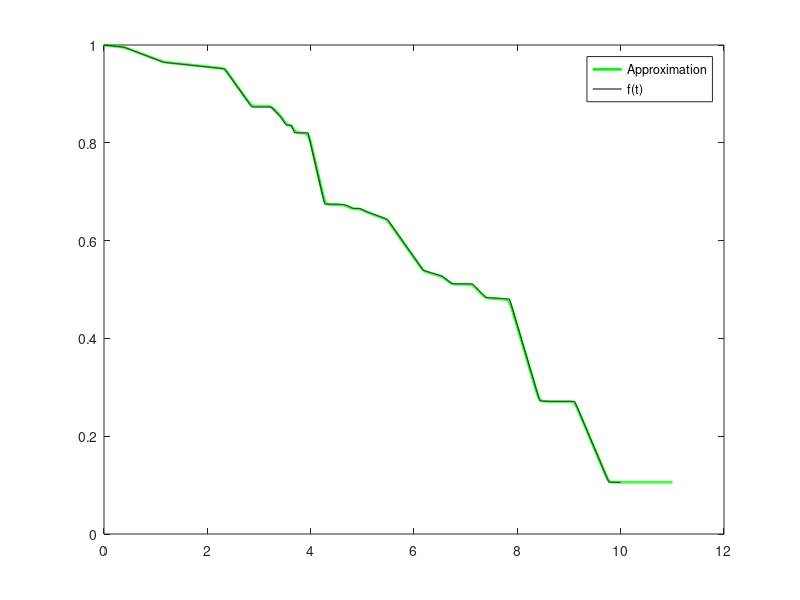

Recreate this plot in MATLAB.

NumPoints=30;
finalT=10;
x=[0,sort(finalT*rand(1,NumPoints)),finalT];
v=([rand(1,NumPoints+1),0]).^5;

extinctionProbability=rand()*0.2;
xq=linspace(0,finalT,8000);
vq = interp1(x,v,xq,'nearest');
%vq = interp1(x,v,xq);

vq=-vq/(sum(vq)*xq(2))*(1-extinctionProbability)

yq=1+cumsum(vq)*xq(2);



MatchingFineness=500;
MatchingPoints= linspace(1,extinctionProbability,MatchingFineness+1);
MatchingPoints=MatchingPoints+(1-extinctionProbability)/(MatchingFineness+2);
MatchingPoints=MatchingPoints(2:end);

IndexPerBucket= sum(MatchingPoints'-yq<0,2);
IndexPerBucket(1)=1;

slopes=vq(IndexPerBucket);


means=linspace(0,finalT*1,MatchingFineness)
alphas= 0*means+MatchingFineness./finalT;

T=linspace(0,finalT*1.1,1000)'

gams= exp(-means.*alphas);
for(qqq=1:100)
gams= gams- (gams-(2*gams+alphas).*exp(-means.*(alphas+gams)))./(1+(2*gams+alphas).*means.*exp(-means.*(alphas+gams)));
end
Q= (gams+alphas)./(alphas + (2*gams+alphas).*exp((alphas+gams).*(T-means) )  );

WeightPerBucket= interp1(x,v,means,'nearest');

WeightPerBucket=WeightPerBucket./sum(WeightPerBucket).*(1-extinctionProbability)

figure()
plot(T,sum(WeightPerBucket.*Q,2)+extinctionProbability,'g','lineWidth',2)
hold on
plot(xq,yq,'k')
legend({'Approximation','f(t)'})